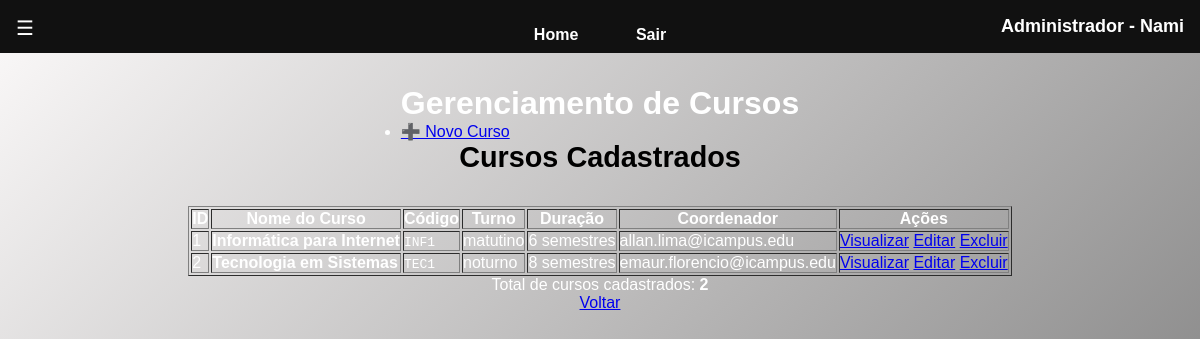
The app's page /scripts_php/adm/cursos/index.php (signed in) with its own data.
### tables this page shows
CREATE TABLE usuarios (
    id INT AUTO_INCREMENT PRIMARY KEY,
    nome VARCHAR(100) NOT NULL,
    matricula VARCHAR(20) UNIQUE NOT NULL,
    senha VARCHAR(255) NOT NULL,
    tipo ENUM('aluno', 'professor', 'admin') NOT NULL,
    ativo BOOLEAN DEFAULT TRUE,
    criado_em TIMESTAMP DEFAULT CURRENT_TIMESTAMP
);

CREATE TABLE cursos (
    id INT AUTO_INCREMENT PRIMARY KEY,
    nome VARCHAR(100) NOT NULL,
    codigo VARCHAR(20) UNIQUE NOT NULL,
    turno ENUM('matutino', 'vespertino', 'noturno', 'integral') NOT NULL,
    duracao_semestres INT NOT NULL,
    coordenador_id INT,
    FOREIGN KEY (coordenador_id) REFERENCES professores(id)
);

CREATE TABLE professores (
    id INT PRIMARY KEY,
    matricula VARCHAR(20) UNIQUE NOT NULL,
    departamento VARCHAR(100),
    email VARCHAR(100) NOT NULL UNIQUE,
    FOREIGN KEY (id) REFERENCES usuarios(id) ON DELETE CASCADE
);

### scripts_php/adm/cursos/index.php (the view, shortened to what this page needs)
<?php
require_once __DIR__ . '/../../../public/includes/header_admin.php';
$stmt = $pdo->query("
    SELECT cursos.*, professores.email AS coordenador_email
    FROM cursos
    LEFT JOIN professores ON cursos.coordenador_id = professores.id
");
$cursos = $stmt->fetchAll(PDO::FETCH_ASSOC);
?>
<main>
    <div class="content-header">
        <h1>Gerenciamento de Cursos</h1>
        <nav class="admin-nav">
            <ul>
                <li><a href="criar.php" class="btn-create">➕ Novo Curso</a></li>
            </ul>
        </nav>
    </div>
    <h2>Cursos Cadastrados</h2>
    <?php if (empty($cursos)): ?>
        <div class="empty-state">
            <h3>Nenhum curso cadastrado</h3>
            <p>Comece adicionando o primeiro curso ao sistema.</p>
            <a href="criar.php" class="btn btn-primary">Cadastrar Primeiro Curso</a>
        </div>
    <?php else: ?>
        <div class="table-container">
            <table border="1" class="admin-table">
                <thead>
                    <tr>
                        <th>ID</th>
                        <th>Nome do Curso</th>
                        <th>Código</th>
                        <th>Turno</th>
                        <th>Duração</th>
                        <th>Coordenador</th>
                        <th>Ações</th>
                    </tr>
                </thead>
                <tbody>
                    <?php foreach ($cursos as $curso): ?>
                        <tr>
                            <td><?= $curso['id'] ?></td>
                            <td><strong><?= htmlspecialchars($curso['nome']) ?></strong></td>
                            <td><code><?= htmlspecialchars($curso['codigo']) ?></code></td>
                            <td><?= htmlspecialchars($curso['turno']) ?></td>
                            <td><?= $curso['duracao_semestres'] ?> semestres</td>
                            <td><?= htmlspecialchars($curso['coordenador_email'] ?? 'Não definido') ?></td>
                            <td class="actions">
                                <a href="visualizar.php?id=<?= $curso['id'] ?>" class="btn btn-info" title="Visualizar">Visualizar</a>
                                <a href="atualizar.php?id=<?= $curso['id'] ?>" class="btn btn-warning" title="Editar">Editar</a>
                                <a href="deletar.php?id=<?= $curso['id'] ?>"
                                   class="btn btn-danger"
                                   title="Excluir"
                                   onclick="return confirm('⚠️ Tem certeza que deseja excluir o curso \'<?= htmlspecialchars($curso['nome']) ?>\'?\n\nEsta ação não pode ser desfeita!');">Excluir</a>
                            </td>
                        </tr>
                    <?php endforeach; ?>
                </tbody>
            </table>
        </div>
        <div class="table-info">
            <p>Total de cursos cadastrados: <strong><?= count($cursos) ?></strong></p>
        </div>
        <a href="/public/php/painel_admin.php">Voltar</a>
    <?php endif; ?>
</main>
</body>
</html>

### public/includes/header_admin.php (shortened to what this page needs)
<?php
require_once(__DIR__ . '/../../aplicacao/config/conexao.php');
try {
    $stmt = $pdo->prepare("SELECT nome FROM usuarios WHERE id = ?");
    $stmt->execute([$_SESSION['usuario_id']]);
    $usuario = $stmt->fetch(PDO::FETCH_ASSOC);
} catch (Exception $e) {
    die("Erro ao acessar dados do usuário: " . $e->getMessage());
}
?>
<!DOCTYPE html>
<html lang="pt-BR">
<head>
    <link rel="stylesheet" href="/public/recursos/css/painel_admin.css" />
</head>
<body>
    <header>
        <button class="menu-btn" onclick="toggleSidebar()">☰</button>
        <nav>
            <ul>
                <li><a href="/public/php/painel_admin.php">Home</a></li>
                <li><a href="/scripts_php/logout.php">Sair</a></li>
            </ul>
        </nav>
        <h1>Administrador - <?php echo htmlspecialchars($usuario['nome']); ?></h1>
    </header>

### public/recursos/css/painel_admin.css (style rules this page uses)
* { margin: 0; padding: 0; box-sizing: border-box; }
body { font-family: 'Arial', sans-serif; background: linear-gradient(135deg, #fcfafa 0%, #707070 100%); color: #fff; min-height: 100vh; display: flex; flex-direction: column; }
header { display: flex; justify-content: space-between; align-items: center; background-color: #111; color: #fff; padding: 1rem; position: relative; }
.menu-btn { position: absolute; left: 1rem; top: 30%; font-size: 20px; background: none; color: white ; border: none; cursor: pointer; }
header ul { order: 2; display: flex; gap: 2rem; list-style: none; margin: 0 auto; padding: 0; position: absolute; left: 50%; transform: translateX(-50%); }
header h1 { order: 3; margin: 0; font-size: 18px; white-space: nowrap; }
header ul li a { color: #fff; text-decoration: none; font-weight: bold; font-size: 1rem; padding: 0.4rem 0.8rem; border-radius: 8px; transition: background-color 0.3s ease, transform 0.2s ease; }
main { position: relative; flex: 1; padding: 2rem; display: flex; flex-direction: column; align-items: center; }
main h2 { font-size: 1.8rem; margin-bottom: 2rem; color: #000000; }
main { transition: margin-left 0.3s; }

### records on screen
usuarios: nome "Nami"
cursos: id "1", nome "Informática para Internet", codigo "INF1", turno "matutino", duracao_semestres "6", coordenador.email "allan.lima@icampus.edu"
cursos: id "2", nome "Tecnologia em Sistemas", codigo "TEC1", turno "noturno", duracao_semestres "8", coordenador.email "emaur.florencio@icampus.edu"

### other values on screen
count($cursos) "2"
